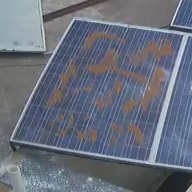
%> input picture Images/PV/solar_Wed_Jun_14_9__34__29_2017_L_0.409451347546_I_0.317498039216.jpg, 192 x 192 px
$ octave untitled2.m   (GNU Octave 9; MATLAB toolbox functions it lacks are replaced by stand-ins)
%> lines starting %> are read from the running program, lines starting %| are printed output that depends on the picture
### Algorithms/stlwrite.m
function stlwrite(filename, varargin)
%STLWRITE   Write STL file from patch or surface data.
%
%   STLWRITE(FILE, FV) writes a stereolithography (STL) file to FILE for a
%   triangulated patch defined by FV (a structure with fields 'vertices'
%   and 'faces').
%
%   STLWRITE(FILE, FACES, VERTICES) takes faces and vertices separately,
%   rather than in an FV struct
%
%   STLWRITE(FILE, X, Y, Z) creates an STL file from surface data in X, Y,
%   and Z. STLWRITE triangulates this gridded data into a triangulated
%   surface using triangulation options specified below. X, Y and Z can be
%   two-dimensional arrays with the same size. If X and Y are vectors with
%   length equal to SIZE(Z,2) and SIZE(Z,1), respectively, they are passed
%   through MESHGRID to create gridded data. If X or Y are scalar values,
%   they are used to specify the X and Y spacing between grid points.
%
%   STLWRITE(...,'PropertyName',VALUE,'PropertyName',VALUE,...) writes an
%   STL file using the following property values:
%
%   MODE          - File is written using 'binary' (default) or 'ascii'.
%
%   TITLE         - Header text (max 80 chars) written to the STL file.
%
%   TRIANGULATION - When used with gridded data, TRIANGULATION is either:
%                       'delaunay'  - (default) Delaunay triangulation of X, Y
%                       'f'         - Forward slash division of grid quads
%                       'b'         - Back slash division of quadrilaterals
%                       'x'         - Cross division of quadrilaterals
%                   Note that 'f', 'b', or 't' triangulations now use an
%                   inbuilt version of FEX entry 28327, "mesh2tri".
%
%   FACECOLOR     - Single colour (1-by-3) or one-colour-per-face (N-by-3)
%                   vector of RGB colours, for face/vertex input. RGB range
%                   is 5 bits (0:31), stored in VisCAM/SolidView format
%                   (http://en.wikipedia.org/wiki/STL_(file_format)#Color_in_binary_STL)
%
%   Example 1:
%     % Write binary STL from face/vertex data
%     tmpvol = false(20,20,20);      % Empty voxel volume
%     tmpvol(8:12,8:12,5:15) = 1;    % Turn some voxels on
%     fv = isosurface(~tmpvol, 0.5); % Make patch w. faces "out"
%     stlwrite('test.stl',fv)        % Save to binary .stl
%
%   Example 2:
%     % Write ascii STL from gridded data
%     [X,Y] = deal(1:40);             % Create grid reference
%     Z = peaks(40);                  % Create grid height
%     stlwrite('test.stl',X,Y,Z,'mode','ascii')
%
%   Example 3:
%     % Write binary STL with coloured faces
%     cVals = fv.vertices(fv.faces(:,1),3); % Colour by Z height.
%     cLims = [min(cVals) max(cVals)];      % Transform height values
%     nCols = 255;  cMap = jet(nCols);      % onto an 8-bit colour map
%     fColsDbl = interp1(linspace(cLims(1),cLims(2),nCols),cMap,cVals);
%     fCols8bit = fColsDbl*255; % Pass cols in 8bit (0-255) RGB triplets
%     stlwrite('testCol.stl',fv,'FaceColor',fCols8bit)
%   Original idea adapted from surf2stl by Bill McDonald. Huge speed
%   improvements implemented by Oliver Woodford. Non-Delaunay triangulation
%   of quadrilateral surface courtesy of Kevin Moerman. FaceColor
%   implementation by Grant Lohsen.
%
%   Author: Sven Holcombe, 11-24-11
% Check valid filename path
path = fileparts(filename);
if ~isempty(path) && ~exist(path,'dir')
    error('Directory "%s" does not exist.',path);
end
% Get faces, vertices, and user-defined options for writing
[faces, vertices, options] = parseInputs(varargin{:});
asciiMode = strcmp( options.mode ,'ascii');
% Create the facets
facets = single(vertices');
facets = reshape(facets(:,faces'), 3, 3, []);
% Compute their normals
V1 = squeeze(facets(:,2,:) - facets(:,1,:));
V2 = squeeze(facets(:,3,:) - facets(:,1,:));
normals = V1([2 3 1],:) .* V2([3 1 2],:) - V2([2 3 1],:) .* V1([3 1 2],:);
clear V1 V2
normals = bsxfun(@times, normals, 1 ./ sqrt(sum(normals .* normals, 1)));
facets = cat(2, reshape(normals, 3, 1, []), facets);
clear normals
% Open the file for writing
permissions = {'w','wb+'};
fid = fopen(filename, permissions{asciiMode+1});
if (fid == -1)
    error('stlwrite:cannotWriteFile', 'Unable to write to %s', filename);
end
% Write the file contents
if asciiMode
    % Write HEADER
    fprintf(fid,'solid %s\r\n',options.title);
    % Write DATA
    fprintf(fid,[...
        'facet normal %.7E %.7E %.7E\r\n' ...
        'outer loop\r\n' ...
        'vertex %.7E %.7E %.7E\r\n' ...
        'vertex %.7E %.7E %.7E\r\n' ...
        'vertex %.7E %.7E %.7E\r\n' ...
        'endloop\r\n' ...
        'endfacet\r\n'], facets);
    % Write FOOTER
    fprintf(fid,'endsolid %s\r\n',options.title);

else % BINARY
    % Write HEADER
    fprintf(fid, '%-80s', options.title);             % Title
    fwrite(fid, size(facets, 3), 'uint32');           % Number of facets
    % Write DATA
    % Add one uint16(0) to the end of each facet using a typecasting trick
    facets = reshape(typecast(facets(:), 'uint16'), 12*2, []);
    % Set the last bit to 0 (default) or supplied RGB
    facets(end+1,:) = options.facecolor;
    fwrite(fid, facets, 'uint16');
end
% Close the file
fclose(fid);
fprintf('Wrote %d faces\n',size(faces, 2));
%% Input handling subfunctions
function [faces, vertices, options] = parseInputs(varargin)
% Determine input type
if isstruct(varargin{1}) % stlwrite('file', FVstruct, ...)
    if ~all(isfield(varargin{1},{'vertices','faces'}))
        error( 'Variable p must be a faces/vertices structure' );
    end
    faces = varargin{1}.faces;
    vertices = varargin{1}.vertices;
    options = parseOptions(varargin{2:end});

elseif isnumeric(varargin{1})
    firstNumInput = cellfun(@isnumeric,varargin);
    firstNumInput(find(~firstNumInput,1):end) = 0; % Only consider numerical input PRIOR to the first non-numeric
    numericInputCnt = nnz(firstNumInput);

    options = parseOptions(varargin{numericInputCnt+1:end});
    switch numericInputCnt
        case 3 % stlwrite('file', X, Y, Z, ...)
            % Extract the matrix Z
            Z = varargin{3};

            % Convert scalar XY to vectors
            ZsizeXY = fliplr(size(Z));
            for i = 1:2
                if isscalar(varargin{i})
                    varargin{i} = (0:ZsizeXY(i)-1) * varargin{i};
                end
            end

            % Extract X and Y
            if isequal(size(Z), size(varargin{1}), size(varargin{2}))
                % X,Y,Z were all provided as matrices
                [X,Y] = varargin{1:2};
            elseif numel(varargin{1})==ZsizeXY(1) && numel(varargin{2})==ZsizeXY(2)
                % Convert vector XY to meshgrid
                [X,Y] = meshgrid(varargin{1}, varargin{2});
            else
                error('stlwrite:badinput', 'Unable to resolve X and Y variables');
            end

            % Convert to faces/vertices
            if strcmp(options.triangulation,'delaunay')
                faces = delaunay(X,Y);
                vertices = [X(:) Y(:) Z(:)];
            else
                if ~exist('mesh2tri','file')
                    error('stlwrite:missing', '"mesh2tri" is required to convert X,Y,Z matrices to STL. It can be downloaded from:\n%s\n',...
                        'http://www.mathworks.com/matlabcentral/fileexchange/28327')
                end
                [faces, vertices] = mesh2tri(X, Y, Z, options.triangulation);
            end

        case 2 % stlwrite('file', FACES, VERTICES, ...)
            faces = varargin{1};
            vertices = varargin{2};

        otherwise
            error('stlwrite:badinput', 'Unable to resolve input types.');
    end
end
if size(faces,2)~=3
    errorMsg = {
        sprintf('The FACES input array should hold triangular faces (N x 3), but was detected as N x %d.',size(faces,2))
        'The STL format is for triangulated surfaces (i.e., surfaces made from 3-sided triangles).'
        'The Geom3d package (https://www.mathworks.com/matlabcentral/fileexchange/24484-geom3d) contains'
        'a "triangulateFaces" function which can be used convert your faces into triangles.'
        };
    error('stlwrite:nonTriangles', '%s\n',errorMsg{:})
end
if ~isempty(options.facecolor) % Handle colour preparation
    facecolor = uint16(options.facecolor);
    %Set the Valid Color bit (bit 15)
    c0 = bitshift(ones(size(faces,1),1,'uint16'),15);
    %Red color (10:15), Blue color (5:9), Green color (0:4)
    c0 = bitor(bitshift(bitand(2^6-1, facecolor(:,1)),10),c0);
    c0 = bitor(bitshift(bitand(2^11-1, facecolor(:,2)),5),c0);
    c0 = bitor(bitand(2^6-1, facecolor(:,3)),c0);
    options.facecolor = c0;
else
    options.facecolor = 0;
end
function options = parseOptions(varargin)
IP = inputParser;
IP.addParamValue('mode', 'binary', @ischar)
IP.addParamValue('title', sprintf('Created by stlwrite.m %s',datestr(now)), @ischar);
IP.addParamValue('triangulation', 'delaunay', @ischar);
IP.addParamValue('facecolor',[], @isnumeric)
IP.addParamValue('facecolour',[], @isnumeric)
IP.parse(varargin{:});
options = IP.Results;
if ~isempty(options.facecolour)
    options.facecolor = options.facecolour;
end
% [30 lines left out: function mesh2tri, not called in this run]

### Algorithms/untitled2.m
clc
clearvars
close all
img = imread('/Users/thaweesaktrongtirakul/Library/CloudStorage/OneDrive-RajamangalaUniversityofTechnologyPhranakhon/AGAIAN/SolarPanel/Images/PV/solar_Wed_Jun_14_9__34__29_2017_L_0.409451347546_I_0.317498039216.jpg');
%> img is the input picture: size 192x192x3 uint8; mean R, G, B 103.9, 109.6, 123.3
img = rgb2gray(img);
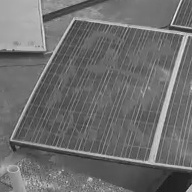
%> img: size 192x192 uint8; min 25, max 242, mean 109.5
[X,Y] = meshgrid(1:length(img));
stlwrite('Output.stl', X, Y, img);
%> in parseInputs, `firstNumInput = cellfun(@isnumeric,varargin);`: firstNumInput = [true true true]
%> in parseInputs, `numericInputCnt = nnz(firstNumInput);`: numericInputCnt = 3
%> after the loop in parseInputs, `for i = 1:2`: varargin = 3 items
%> in parseInputs, `[X,Y] = varargin{1:2};`:
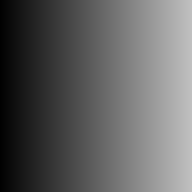
%> X: size 192x192 double; min 1, max 192, mean 96.5
%> in parseInputs, `[X,Y] = varargin{1:2};`:
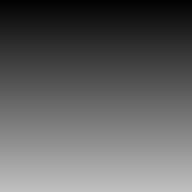
%> Y: size 192x192 double; min 1, max 192, mean 96.5; mean of the top-left, top-right, bottom-left and bottom-right quarters 48.5, 48.5, 144.5, 144.5
%> in stlwrite, `[faces, vertices, options] = parseInputs(varargin{:});`: options = {facecolor 0}
%> in stlwrite, `asciiMode = strcmp( options.mode ,'ascii');`: asciiMode = false
%| Wrote 3 faces

$ run again, with Images/PV/solar_Wed_Jun_14_16__55__49_2017_L_0.139852224493_I_0.249450980392.jpg copied over Images/PV/solar_Wed_Jun_14_9__34__29_2017_L_0.409451347546_I_0.317498039216.jpg
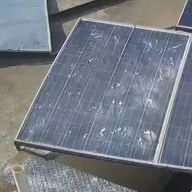
%> input picture Images/PV/solar_Wed_Jun_14_16__55__49_2017_L_0.139852224493_I_0.249450980392.jpg, 192 x 192 px
%> img is the input picture: size 192x192x3 uint8; mean R, G, B 116.4, 121.7, 130.6
%> `img = rgb2gray(img);`:
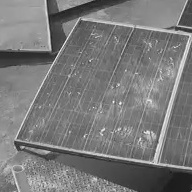
%> img: size 192x192 uint8; min 21, max 246, mean 121.1
%> firstNumInput = [true true true]
%> numericInputCnt = 3
%> after the loop in parseInputs, `for i = 1:2`: varargin = 3 items
%> options = {facecolor 0}
%> asciiMode = false
%| Wrote 3 faces
